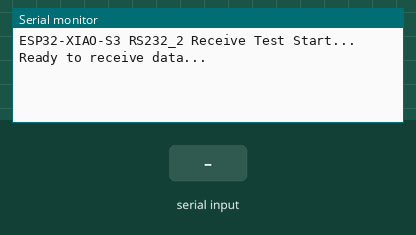
Bench run of a sketch on a simulated ESP32. On the bench: the last lines printed to the serial monitor. The test bench sets the inputs (shaded band).

Above: at 1.7 s.
1.8 s: "1\n" received over the second serial link
At 3.0 s:
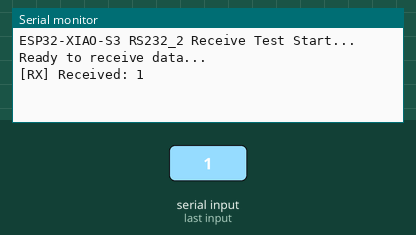
3.3 s: "0\n" received over the second serial link
At 4.1 s:
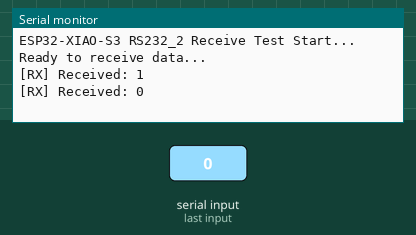
4.8 s: "2\n" received over the second serial link
At 5.3 s:
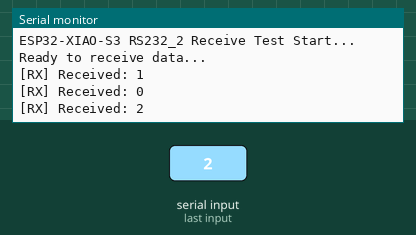

Measured:
- after the input at 1.8 s, the serial monitor: prints a new line at once (image 1)
- after the input at 3.3 s, the serial monitor: prints a new line at once (image 2)
- after the input at 4.8 s, the serial monitor: prints a new line at once (image 3)

The sketch:

RS232_RX.ino
```cpp
// UART2 引脚定义
#define RS232_TX 47
#define RS232_RX 48

void setup() {
  Serial.begin(115200);
  delay(500);

  Serial.println("ESP32-XIAO-S3 RS232_2 Receive Test Start...");

  // UART2 初始化（用于接收）
  Serial2.begin(115200, SERIAL_8N1, RS232_RX, RS232_TX);

  Serial.println("Ready to receive data...");
}

void loop()
{
  // 只要 UART2 有数据就读取
  if (Serial2.available())
  {
    String incoming = Serial2.readStringUntil('\n');  // 读一行
    Serial.print("[RX] Received: ");
    Serial.println(incoming);
  }
}
```
